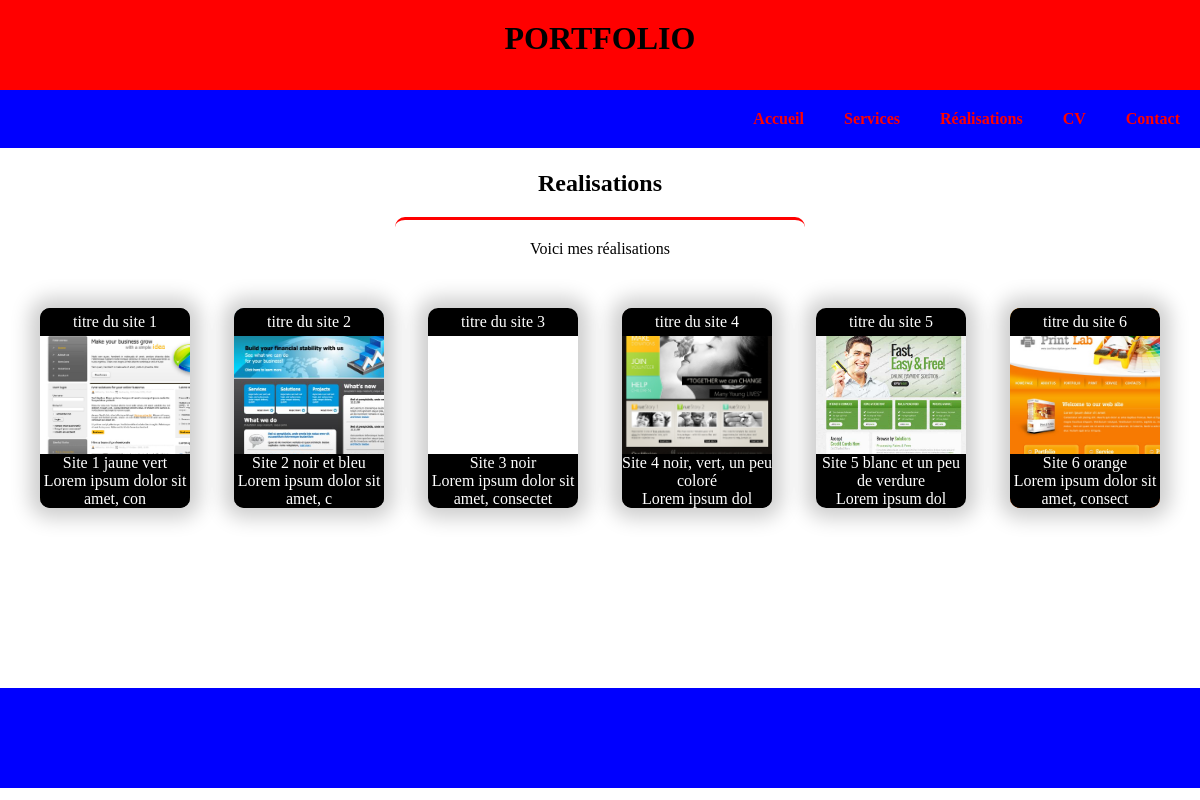
Page /?c=realisations&a=showRealisations on the committed database.
### tables this page shows
CREATE TABLE `realisations` (
  `r_id` int(11) NOT NULL,
  `r_titre` varchar(40) DEFAULT NULL,
  `r_description` varchar(2000) DEFAULT NULL,
  `r_titre_prestation` varchar(40) DEFAULT NULL,
  `r_image_descr_path` varchar(200) DEFAULT NULL,
  `r_presta_link` varchar(256) DEFAULT NULL,
  `r_img_dossier` varchar(600) DEFAULT NULL
);

### Controllers/RealisationsController.php (called while the page is built, shortened)
<?php
class RealisationsController extends CoreController
{
	public function showRealisationsAction()
	{
		$data_realisations = $this->getModel()->getAllRealisations();
		$this->showLayout('realisations', $data_realisations);
	}
}
?>

### index.php (called while the page is built, shortened)
<?php
$params_init =
[
	'c' => DEFAULT_CONTROLLER,
	'a' => DEFAULT_ACTION
];
$params = array_merge($params_init, $_GET);
$controller = new $controllerName();
$controller->setParams($_GET);
$controller->setData($_POST);
$controller->Trigger($params['a']);
?>

### Models/CoreModel.php (called while the page is built)
<?php
class CoreModel{
	private static $spdo;
	public function __construct()
	{
		if ( self::$spdo == NULL )
		{
			self::$spdo = new PDO('mysql:host='. DB_HOST . ';dbname='. DB_NAME . ';charset=utf8;', DB_LOGIN, DB_PASS, [PDO::ATTR_ERRMODE => PDO::ERRMODE_EXCEPTION]);
		}
	}
	protected function GetPdo()
	{
		return self::$spdo;
	}
	public function MakeStatement( $sql, $params = [] )
	{
		if( count( $params ) == 0)
		{
			$rqt = self::GetPdo()->query($sql);
		}
		else
		{
			if( $rqt = self::GetPdo()->prepare($sql) )
			{
				$rqt -> execute( $params );
			}
		}
		return $rqt;
	}
	public function MakeSelect( $sql, $params = [] )
	{
		$rqt = $this-> MakeStatement( $sql, $params );
		if( $data = $rqt -> fetchAll( PDO :: FETCH_ASSOC ))
		{
			return $data;
		}
		else
		{
			return false;
		}
	}
}
?>

### Models/RealisationsModel.php (called while the page is built, shortened)
<?php
class RealisationsModel extends CoreModel
{
	public function getAllRealisations()
	{
		$sql =
		'
			SELECT r_id, r_titre, r_description, r_image_descr_path, r_presta_link
			FROM realisations
		';
		$data = $this->MakeSelect( $sql );
		return $data;
	}
}
?>

### Views/realisations.php (the view)
<div class="description">
	<h2>Realisations</h2>
	<p class="realisations_description">
		Voici mes réalisations
	</p>
</div>
<div class="realisations">
	<?php
	foreach ($data as $element)
	{
		$element_desc = '';
		$element_short_desc = nl2br(substr(($element['r_description']), 0, 50));
		$element_desc .=
		'
			<a href="?c=realisations&a=showRealisation&r_id='.$element['r_id'].'">
			<div class="card_container" style="background-image: url('.$element['r_image_descr_path'].');">
			<div class="card_title">'. $element['r_titre'].'</div>
			<div class="card_description">'. $element_short_desc.'</div>
			</div></a>
		';
		echo $element_desc;
	}
	?>
</div>

### assets/css/style.css (style rules this page uses)
body { margin: 0; padding: 0; }
* { box-sizing: border-box; }
.card_title { background-color: white; padding: 5px 0; width: 100%; border-radius: 10px 10px 0 0; background-color: black; color:white; }
.card_description { bottom: 0; position:absolute; width: 100%; background-color: black; color:white; border-radius: 0 0 10px 10px; }
.description { padding: 10px; border-top: 2px solid red; margin: auto; border-radius: 10px; width: 70%; }
.realisations_description { border-top : 3px solid red; border-radius: 10px; margin: auto; margin-bottom: 20px; padding-top:20px; width: 50%; }
.description { text-align: center; }
.realisations { min-height: 50vh; text-align: center; }
.realisations .card_container { box-shadow: 0 0 20px 10px rgba(0, 0, 0, 0.2); border-radius: 10px; height: 200px; width: 150px; background-size: cover; position: relative; display: inline-block; margin: 20px; }
.realisations .card_title { background-color: black; color: white; padding: 5px 0; width: 100%; border-radius: 10px 10px 0 0; }
.realisations .card_description { bottom: 0; position:absolute; width: 100%; background-color: black; color: white; border-radius: 0 0 10px 10px; }

### rows in the picture
realisations: r_image_descr_path (picture), r_titre "titre du site 1", r_description "Site 1 jaune vert Lorem ipsum dolor sit amet, con"
realisations: r_image_descr_path (picture), r_titre "titre du site 2", r_description "Site 2 noir et bleu Lorem ipsum dolor sit amet, c"
realisations: r_titre "titre du site 3", r_description "Site 3 noir Lorem ipsum dolor sit amet, consectet"
realisations: r_image_descr_path (picture), r_titre "titre du site 4", r_description "Site 4 noir, vert, un peu coloré Lorem ipsum dol"
realisations: r_image_descr_path (picture), r_titre "titre du site 5", r_description "Site 5 blanc et un peu de verdure Lorem ipsum dol"
realisations: r_image_descr_path (picture), r_titre "titre du site 6", r_description "Site 6 orange Lorem ipsum dolor sit amet, consect"
